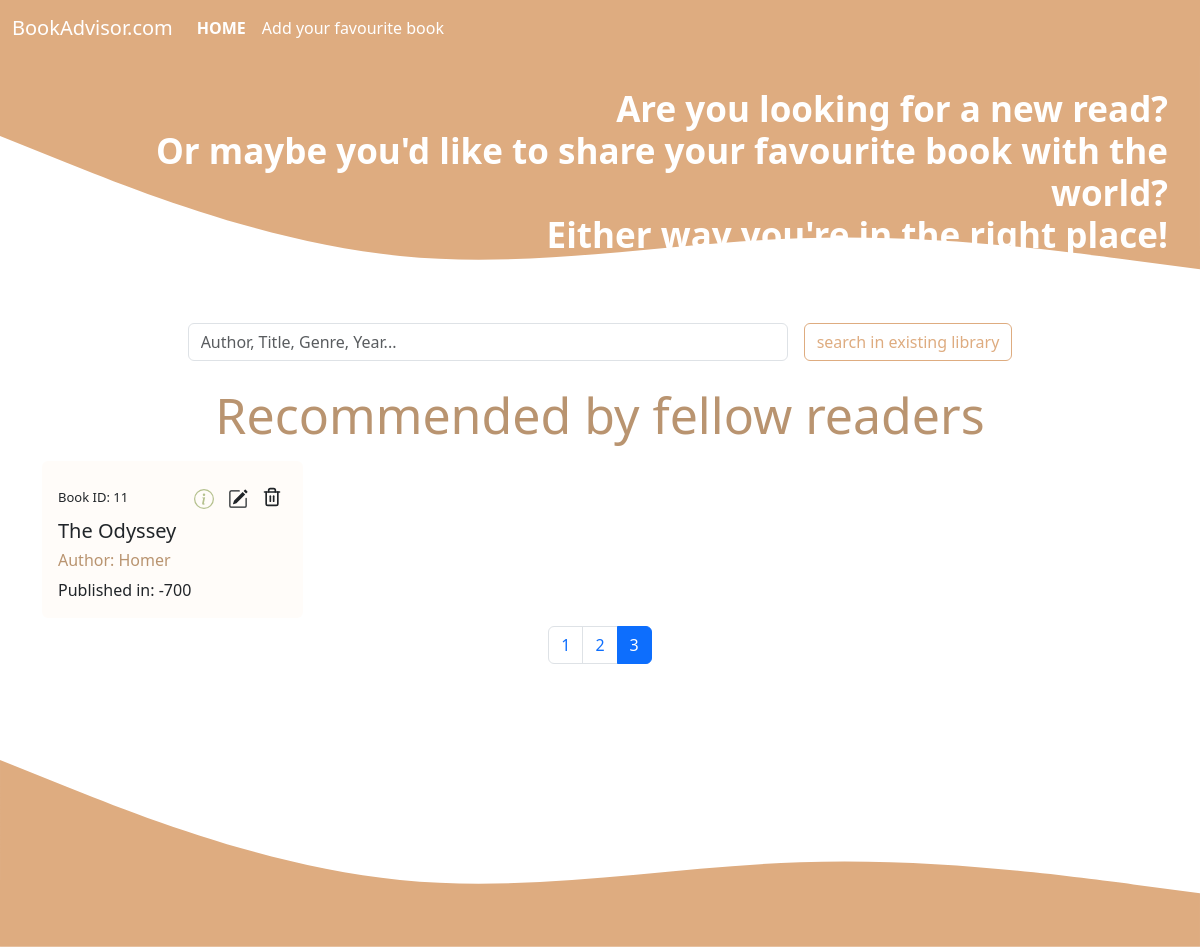
/?page=3, run on the app's committed database.
### tables this page shows
CREATE TABLE `libri` (
  `id` int(11) NOT NULL,
  `titolo` varchar(50) NOT NULL,
  `autore` varchar(30) NOT NULL,
  `anno_pubblicazione` int(11) NOT NULL,
  `genere` varchar(20) NOT NULL,
  `copertina` varchar(400) NOT NULL
);

### index.php (the view, shortened to what this page needs)
<?php
include __DIR__ . '/includes/db.php';
$totalLibriStmt = $pdo->query('SELECT COUNT(*) FROM libri');
$totalLibri = $totalLibriStmt->fetchColumn();
$libriPerPage = 4;
$totalPages = ceil($totalLibri / $libriPerPage);
$current_page = isset($_GET['page']) ? intval($_GET['page']) : 1;
$offset = ($current_page - 1) * $libriPerPage;
if (isset($_GET['search'])) {
    $search = $_GET['search'];
    $stmt = $pdo->prepare("SELECT * FROM libri WHERE titolo LIKE ? LIMIT ?, ?");
    $stmt->execute(["%$search%", $offset, $libriPerPage]);
} else {
    $stmt = $pdo->prepare("SELECT * FROM libri LIMIT ?, ?");
    $stmt->execute([$offset, $libriPerPage]);
}
include __DIR__ . '/includes/init.php'; ?>
<div class="headerTop w-100">
Are you looking for a new read?<br>
Or maybe you'd like to share your favourite book with the world? <br>
Either way you're in the right place!
</div>
<svg xmlns="http://www.w3.org/2000/svg" viewBox="0 0 1440 320"><path fill="#DEAC80" fill-opacity="1" d="M0,96L80,128C160,160,320,224,480,240C640,256,800,224,960,218.7C1120,213,1280,235,1360,245.3L1440,256L1440,0L1360,0C1280,0,1120,0,960,0C800,0,640,0,480,0C320,0,160,0,80,0L0,0Z"></path></svg>    <form class="d-flex justify-content-center">
        <div class="w-50">
            <input type="text" name="search" class="form-control" placeholder="Author, Title, Genre, Year...">
        </div>
        <div>
            <button type="submit" class="btn searchBTN">search in existing library</button>
        </div>
    </form>
    <h2 class="text-center mt-4">Recommended by fellow readers</h2>
    <div class="container">
        <div class="row">
             <?php foreach ($stmt as $line) {?>
             <div class="my-2 col-lg-3">
                <div class="card h-100">
                 <div class="card-body">
                 <div class="d-flex justify-content-between align-items-center">
                 <p class="mb-0" style="font-size: small;">Book ID: <?="$line[id]"?></p>
                 <div>
                     <a href="/PHP-Library/details.php?id=<?= $line['id'] ?>" class="btn detailsBTN px-1"></a>
                     <a href="/PHP-Library/edit.php?id=<?= $line['id'] ?>" class="btn editBTN px-1"></a>
                    <a href="/PHP-Library/delete.php?id=<?= $line['id'] ?>" class="btn deleteBTN px-1 mb-1"></a>
                 </div>
                </div>
                 <h5 class="card-title"><?="$line[titolo]"?></h5>
                 <h6>Author: <?="$line[autore]"?></h6>
                 <p class="m-0">Published in: <?="$line[anno_pubblicazione]"?></p>
             </div>
             </div>
             </div>
             <?php }?>
         </div>
    </div>
<nav>
    <ul class="pagination justify-content-center">
        <?php for ($i = 1; $i <= $totalPages; $i++) {?>
            <li class="page-item <?= $i === $current_page ? 'active' : '' ?>">
                <a class="page-link" href="?page=<?= $i ?><?= isset($_GET['search']) ? '&search=' . $_GET['search'] : '' ?>"><?= $i ?></a>
            </li>
        <?php }?>
    </ul>
</nav>
</div>
<?php
include __DIR__ . '/includes/end.php';

### style.css (style rules this page uses)
.card { background-color: rgba(250, 235, 215, 0.146); border: none; }

### includes/init.php (style rules this page uses)
.headerTop { display: flex; justify-content: end; padding-inline: 2rem; padding-top: 2rem; margin: 0; color: white; text-align: end; font-weight: bold; font-size: 35px; line-height: 1.2; position: absolute; }
.searchBTN { border: 1px solid #DEAC80; color: #DEAC80; margin-inline-start: 1rem; }
.detailsBTN { color: #B5C18E; }
h2 { color: #B99470; font-size: 50px; }
h1, h2, h3, h4, h5, h6, .h1, .h2, .h3, .h4, .h5, .h6 { color: #B99470; }

### data on the page
libri: id "11", titolo "The Odyssey", autore "Homer", anno_pubblicazione "-700"
